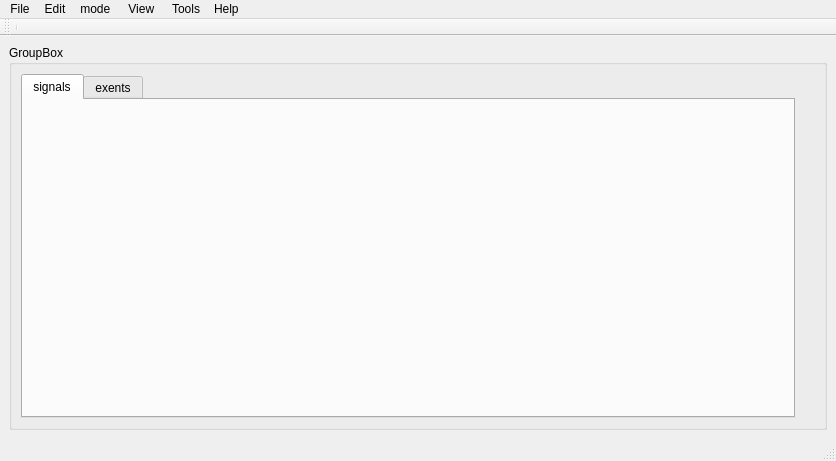
<?xml version="1.0" encoding="UTF-8"?>
<ui version="4.0">
 <class>MainWindow</class>
 <widget class="QMainWindow" name="MainWindow">
  <property name="geometry">
   <rect>
    <x>0</x>
    <y>0</y>
    <width>836</width>
    <height>461</height>
   </rect>
  </property>
  <property name="windowTitle">
   <string>MainWindow</string>
  </property>
  <widget class="QWidget" name="centralwidget">
   <layout class="QHBoxLayout" name="horizontalLayout">
    <item>
     <widget class="QGroupBox" name="groupBox">
      <property name="title">
       <string>GroupBox</string>
      </property>
      <layout class="QHBoxLayout" name="horizontalLayout_2">
       <item>
        <layout class="QVBoxLayout" name="verticalLayout"/>
       </item>
       <item>
        <widget class="QTabWidget" name="tabWidget">
         <property name="currentIndex">
          <number>0</number>
         </property>
         <widget class="QWidget" name="tab">
          <attribute name="title">
           <string>signals</string>
          </attribute>
         </widget>
         <widget class="QWidget" name="tab_2">
          <attribute name="title">
           <string>exents</string>
          </attribute>
         </widget>
        </widget>
       </item>
       <item>
        <spacer name="verticalSpacer">
         <property name="orientation">
          <enum>Qt::Vertical</enum>
         </property>
         <property name="sizeHint" stdset="0">
          <size>
           <width>20</width>
           <height>335</height>
          </size>
         </property>
        </spacer>
       </item>
      </layout>
     </widget>
    </item>
   </layout>
  </widget>
  <widget class="QMenuBar" name="menubar">
   <property name="geometry">
    <rect>
     <x>0</x>
     <y>0</y>
     <width>836</width>
     <height>22</height>
    </rect>
   </property>
   <widget class="QMenu" name="menuFile">
    <property name="title">
     <string>File</string>
    </property>
    <addaction name="actionOpen"/>
    <addaction name="actionSave"/>
    <addaction name="actionSave_As"/>
    <addaction name="separator"/>
    <addaction name="actionExort_to"/>
    <addaction name="actionExport_to_GDF"/>
    <addaction name="actionExport_Events"/>
    <addaction name="actionImport_Events"/>
    <addaction name="separator"/>
    <addaction name="actionInfo"/>
    <addaction name="separator"/>
    <addaction name="actionClose"/>
    <addaction name="separator"/>
    <addaction name="actionExit"/>
   </widget>
   <widget class="QMenu" name="menuEdit">
    <property name="title">
     <string>Edit</string>
    </property>
    <addaction name="actionUndo"/>
    <addaction name="actionRedo"/>
    <addaction name="separator"/>
    <addaction name="actionto_all_channels"/>
    <addaction name="actioncopy_to_channels"/>
    <addaction name="actiondelete"/>
    <addaction name="actionchange_channel"/>
    <addaction name="actionchange_type"/>
    <addaction name="separator"/>
    <addaction name="actioninsert_over"/>
   </widget>
   <widget class="QMenu" name="menumode">
    <property name="title">
     <string>mode </string>
    </property>
    <addaction name="actionNew_event"/>
    <addaction name="actionedit_event"/>
    <addaction name="actionScroll"/>
    <addaction name="actionView_options"/>
   </widget>
   <widget class="QMenu" name="menuView">
    <property name="title">
     <string>View </string>
    </property>
    <widget class="QMenu" name="menuToolbar">
     <property name="title">
      <string>Toolbar </string>
     </property>
     <addaction name="actionFile"/>
     <addaction name="actionMode"/>
     <addaction name="actionView"/>
     <addaction name="separator"/>
     <addaction name="actionHide_All_Toolbars"/>
    </widget>
    <widget class="QMenu" name="menuAnimations">
     <property name="title">
      <string>Animations </string>
     </property>
     <addaction name="actionAnimation"/>
     <addaction name="actionSet_animation_duration"/>
    </widget>
    <addaction name="menuToolbar"/>
    <addaction name="actionStatus_bar"/>
    <addaction name="menuAnimations"/>
    <addaction name="separator"/>
    <addaction name="actionEvents"/>
    <addaction name="actionChannels"/>
    <addaction name="actionScale_All"/>
    <addaction name="separator"/>
    <addaction name="actionZoom_in_vertical"/>
    <addaction name="actionZoom_out_vertical"/>
    <addaction name="actionZoom_in_horizontal"/>
    <addaction name="actionZoom_out_horizontal"/>
    <addaction name="separator"/>
    <addaction name="actionGo_to"/>
    <addaction name="separator"/>
    <addaction name="actionGoto_and_Select_Next_Event"/>
    <addaction name="actionGoto_and_Select_Previos_Event"/>
    <addaction name="separator"/>
    <addaction name="actionFit_View_to_Selected_Event"/>
    <addaction name="actionHide_Events_of_Other_Types"/>
    <addaction name="actionShow_All_Events"/>
   </widget>
   <widget class="QMenu" name="menuTools">
    <property name="title">
     <string>Tools</string>
    </property>
    <addaction name="actionCalculate_mean"/>
    <addaction name="actionPower_Spectrum"/>
   </widget>
   <widget class="QMenu" name="menuHelp">
    <property name="title">
     <string>Help </string>
    </property>
    <addaction name="actionAbout"/>
   </widget>
   <addaction name="menuFile"/>
   <addaction name="menuEdit"/>
   <addaction name="menumode"/>
   <addaction name="menuView"/>
   <addaction name="menuTools"/>
   <addaction name="menuHelp"/>
  </widget>
  <widget class="QStatusBar" name="statusbar"/>
  <widget class="QToolBar" name="toolBar">
   <property name="windowTitle">
    <string>toolBar</string>
   </property>
   <attribute name="toolBarArea">
    <enum>TopToolBarArea</enum>
   </attribute>
   <attribute name="toolBarBreak">
    <bool>false</bool>
   </attribute>
   <addaction name="separator"/>
  </widget>
  <action name="actionOpen">
   <property name="icon">
    <iconset theme="file">
     <normaloff>sigviewer</normaloff>sigviewer</iconset>
   </property>
   <property name="text">
    <string>Open</string>
   </property>
  </action>
  <action name="actionUndo">
   <property name="icon">
    <iconset theme="undo">
     <normaloff>sigviewer</normaloff>sigviewer</iconset>
   </property>
   <property name="text">
    <string>Undo</string>
   </property>
   <property name="shortcut">
    <string>Ctrl+Z</string>
   </property>
  </action>
  <action name="actionRedo">
   <property name="text">
    <string>Redo</string>
   </property>
   <property name="shortcut">
    <string>Ctrl+Y</string>
   </property>
  </action>
  <action name="actionto_all_channels">
   <property name="text">
    <string>to all channels </string>
   </property>
  </action>
  <action name="actioncopy_to_channels">
   <property name="text">
    <string>copy to channels </string>
   </property>
  </action>
  <action name="actiondelete">
   <property name="text">
    <string>delete </string>
   </property>
   <property name="shortcut">
    <string>Del</string>
   </property>
  </action>
  <action name="actionchange_channel">
   <property name="text">
    <string>change channel </string>
   </property>
  </action>
  <action name="actionchange_type">
   <property name="text">
    <string>change type</string>
   </property>
  </action>
  <action name="actioninsert_over">
   <property name="text">
    <string>insert over </string>
   </property>
   <property name="shortcut">
    <string>Ctrl+I</string>
   </property>
  </action>
  <action name="actionNew_event">
   <property name="text">
    <string>New event</string>
   </property>
   <property name="shortcut">
    <string>Ctrl+1</string>
   </property>
  </action>
  <action name="actionedit_event">
   <property name="text">
    <string>edit event </string>
   </property>
   <property name="shortcut">
    <string>Ctrl+2</string>
   </property>
  </action>
  <action name="actionScroll">
   <property name="text">
    <string>Scroll</string>
   </property>
   <property name="shortcut">
    <string>Ctrl+3</string>
   </property>
  </action>
  <action name="actionView_options">
   <property name="text">
    <string>View options </string>
   </property>
   <property name="shortcut">
    <string/>
   </property>
  </action>
  <action name="actionStatus_bar">
   <property name="text">
    <string>Status bar </string>
   </property>
  </action>
  <action name="actionEvents">
   <property name="text">
    <string>Events...</string>
   </property>
  </action>
  <action name="actionChannels">
   <property name="text">
    <string>Channels...</string>
   </property>
  </action>
  <action name="actionScale_All">
   <property name="text">
    <string>Scale All...</string>
   </property>
  </action>
  <action name="actionZoom_in_vertical">
   <property name="text">
    <string>Zoom In vertical </string>
   </property>
   <property name="shortcut">
    <string>Ctrl++</string>
   </property>
  </action>
  <action name="actionZoom_out_vertical">
   <property name="text">
    <string>Zoom out vertical </string>
   </property>
   <property name="shortcut">
    <string>Ctrl+-</string>
   </property>
  </action>
  <action name="actionZoom_in_horizontal">
   <property name="text">
    <string>Zoom In horizontal </string>
   </property>
   <property name="shortcut">
    <string>Alt++</string>
   </property>
  </action>
  <action name="actionZoom_out_horizontal">
   <property name="text">
    <string>Zoom Out horizontal </string>
   </property>
   <property name="shortcut">
    <string>Alt+-</string>
   </property>
  </action>
  <action name="actionGo_to">
   <property name="text">
    <string>Go to...</string>
   </property>
  </action>
  <action name="actionGoto_and_Select_Next_Event">
   <property name="text">
    <string>Goto and Select Next Event</string>
   </property>
   <property name="shortcut">
    <string>Ctrl+Right</string>
   </property>
  </action>
  <action name="actionGoto_and_Select_Previos_Event">
   <property name="text">
    <string>Goto and Select Previos Event</string>
   </property>
   <property name="shortcut">
    <string>Ctrl+Left</string>
   </property>
  </action>
  <action name="actionFit_View_to_Selected_Event">
   <property name="text">
    <string>Fit View to Selected Event</string>
   </property>
  </action>
  <action name="actionHide_Events_of_Other_Types">
   <property name="text">
    <string>Hide Events of other Type</string>
   </property>
  </action>
  <action name="actionShow_All_Events">
   <property name="text">
    <string>Show All Events</string>
   </property>
  </action>
  <action name="actionSave">
   <property name="text">
    <string>Save</string>
   </property>
  </action>
  <action name="actionSave_As">
   <property name="text">
    <string>Save as...</string>
   </property>
  </action>
  <action name="actionExort_to">
   <property name="text">
    <string>Exort to PNG</string>
   </property>
  </action>
  <action name="actionExport_to_GDF">
   <property name="text">
    <string>Export to GDF</string>
   </property>
  </action>
  <action name="actionExport_Events">
   <property name="text">
    <string>Export Events </string>
   </property>
  </action>
  <action name="actionImport_Events">
   <property name="text">
    <string>Import Events </string>
   </property>
  </action>
  <action name="actionInfo">
   <property name="text">
    <string>Info...</string>
   </property>
  </action>
  <action name="actionClose">
   <property name="text">
    <string>Close</string>
   </property>
   <property name="shortcut">
    <string/>
   </property>
  </action>
  <action name="actionExit">
   <property name="text">
    <string>Exit</string>
   </property>
  </action>
  <action name="actionCalculate_mean">
   <property name="text">
    <string>Calculate mean...</string>
   </property>
  </action>
  <action name="actionPower_Spectrum">
   <property name="text">
    <string>Power Spectrum...</string>
   </property>
  </action>
  <action name="actionAbout">
   <property name="text">
    <string>About</string>
   </property>
  </action>
  <action name="actionFile">
   <property name="checkable">
    <bool>true</bool>
   </property>
   <property name="checked">
    <bool>true</bool>
   </property>
   <property name="text">
    <string>File </string>
   </property>
  </action>
  <action name="actionMode">
   <property name="checkable">
    <bool>true</bool>
   </property>
   <property name="checked">
    <bool>true</bool>
   </property>
   <property name="text">
    <string>Mode </string>
   </property>
  </action>
  <action name="actionView">
   <property name="checkable">
    <bool>true</bool>
   </property>
   <property name="checked">
    <bool>true</bool>
   </property>
   <property name="text">
    <string>View </string>
   </property>
  </action>
  <action name="actionHide_All_Toolbars">
   <property name="text">
    <string>Hide All Toolbars</string>
   </property>
  </action>
  <action name="actionAnimation">
   <property name="text">
    <string>Animation </string>
   </property>
  </action>
  <action name="actionSet_animation_duration">
   <property name="text">
    <string>Set Animation Duration</string>
   </property>
  </action>
 </widget>
 <resources/>
 <connections/>
</ui>
